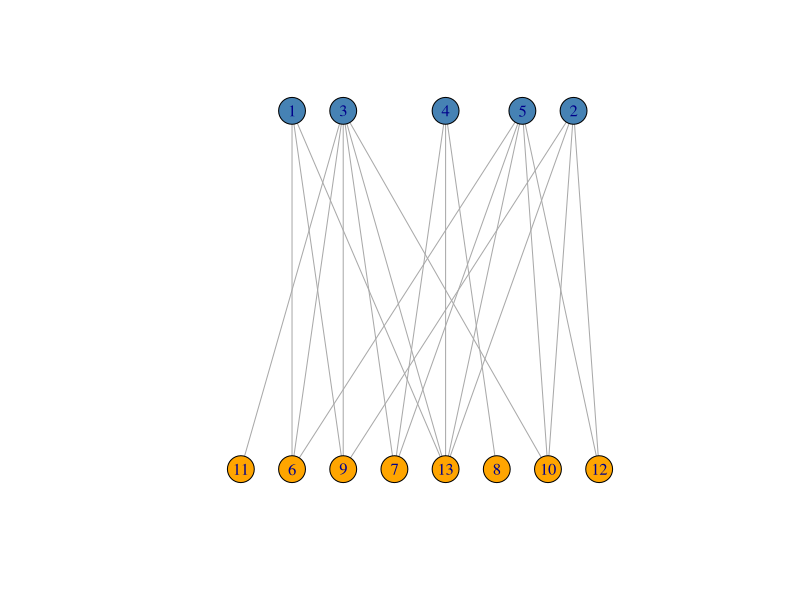
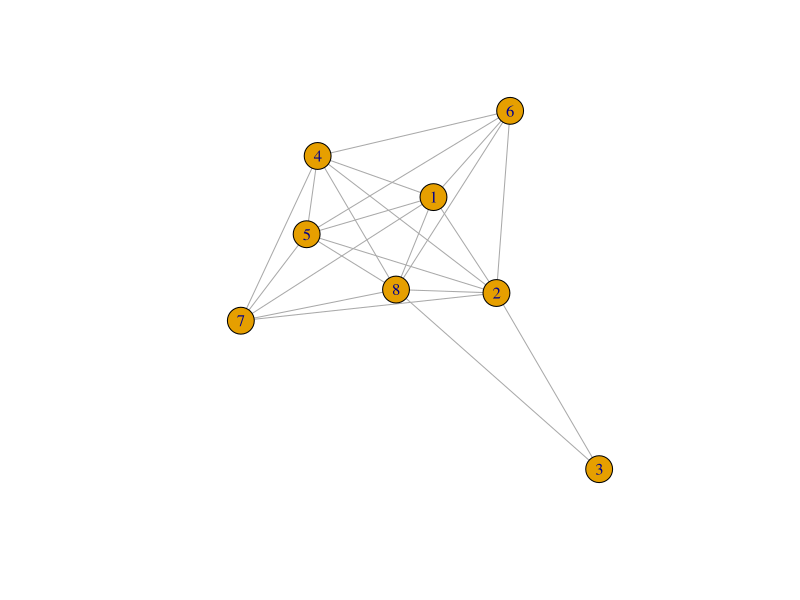

Here is the R script that generated these plots, in order: (Note: a time limit stopped this script after it produced the figures.)
library(igraph)
##########################################
bipartite = sample_bipartite(5, 8, p=0.5, directed = FALSE)
color <- c("steelblue", "orange")
plot(bipartite, layout=layout_as_bipartite, vertex.color=color[V(bipartite)$type+1])
##########################################
bipartite_proj = bipartite_projection(bipartite, multiplicity=TRUE, which="true")
plot(bipartite_proj)
##########################################
# sample = read_graph("E:\\Graph\\src data\\vnet\\vnet.graphml", "graphml")
sample = erdos.renyi.game(200, p=0.5, type = "gnp")
same_group_edges = degree(sample)
n = vcount(sample)
bipartite_edges = rep(0, n)
be_in_first_group = rep(TRUE, n)
possible_move = TRUE

update_adjacents_edges_status <- function (adjacent, moved_vertex) {
  if (be_in_first_group[moved_vertex] == be_in_first_group[adjacent]) {
    bipartite_edges[adjacent] <<- bipartite_edges[adjacent] - 1
    same_group_edges[adjacent] <<- same_group_edges[adjacent] + 1
  }
  else {
    bipartite_edges[adjacent] <<- bipartite_edges[adjacent] + 1
    same_group_edges[adjacent] <<- same_group_edges[adjacent] - 1
  }
}

put_in_sets <- function(vertex_index) {
  if (same_group_edges[vertex_index] > bipartite_edges[vertex_index]) {
    possible_move <<- TRUE
    temp = bipartite_edges[vertex_index]
    bipartite_edges[vertex_index] <<- same_group_edges[vertex_index]
    same_group_edges[vertex_index] <<- temp
    adjacents <- neighbors(sample, vertex_index)
    be_in_first_group[vertex_index] <<- !be_in_first_group[vertex_index]
    sapply(adjacents, update_adjacents_edges_status, moved_vertex = vertex_index)
  }
}

while (possible_move) {
  possible_move <<- FALSE
  sapply(V(sample), put_in_sets)
}

print("Num of edges:")
print(ecount(sample))
print("Num of achived bipartite subgraph edges:")
print(sum(bipartite_edges)/2)
